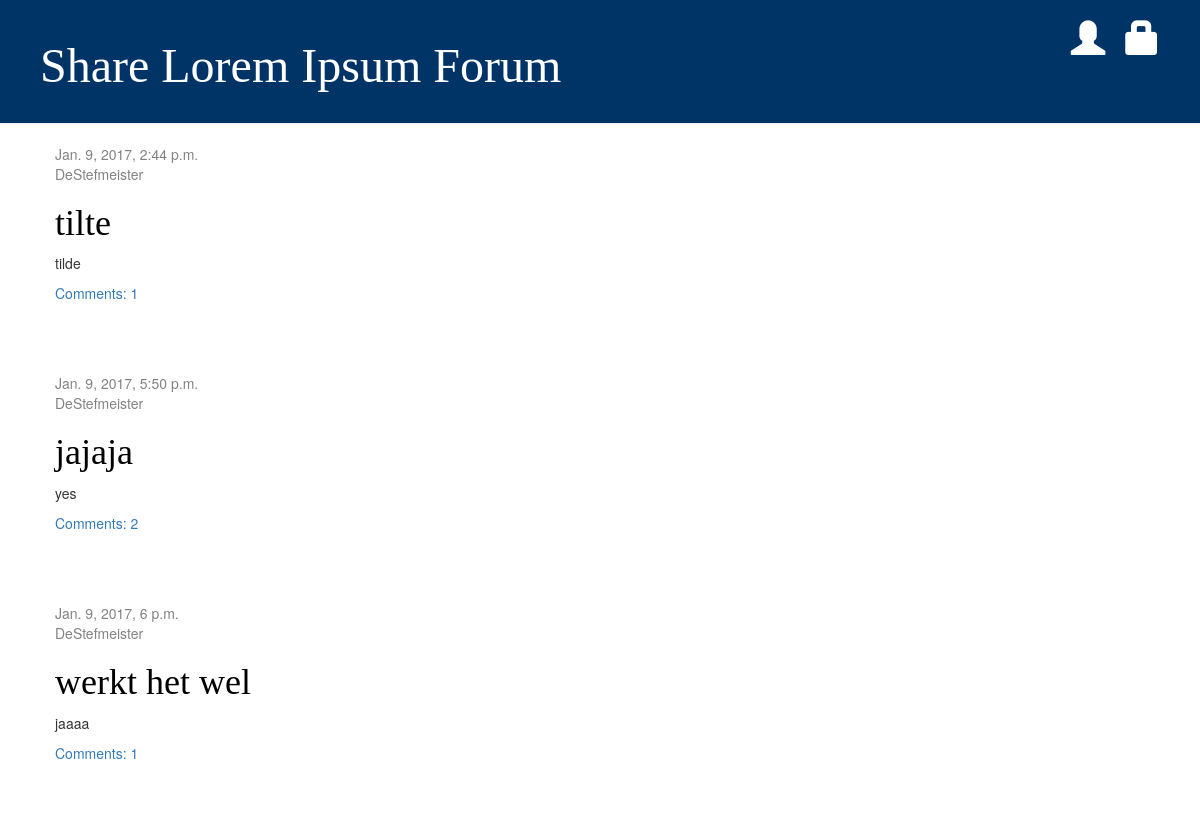
The page / on the database its author committed.
### blog/models.py (models this page shows, shortened)
class Post(models.Model):
    author = models.ForeignKey('auth.User')
    title = models.CharField(max_length=200)
    text = models.TextField()
    created_date = models.DateTimeField(
            default=timezone.now)
    published_date = models.DateTimeField(
            blank=True, null=True)
    def approved_comments(self):
        return self.comments.filter(approved_comment=True)

### blog/views.py (the view)
# urls.py: url(r'^$', views.post_list, name='post_list'),
def post_list(request):
    posts = Post.objects.filter(published_date__lte=timezone.now()).order_by('published_date')
    return render(request, 'blog/post_list.html', {'posts': posts})

### blog/templates/blog/post_list.html
{% extends 'blog/base.html' %}
{% block content %}
    {% for post in posts %}
        <div class="post">
            <div class="date">
                {{ post.published_date }}
            </div>
            <div class="date">
                {{ post.author }}
            </div>
            <h1><a href="{% url 'post_detail' pk=post.pk %}">{{ post.title }}</a></h1>
            <p>{{ post.text|linebreaksbr }}</p>
            <a href="{% url 'post_detail' pk=post.pk %}">Comments: {{ post.approved_comments.count }}</a>
        </div>
    {% endfor %}
{% endblock content %}

### blog/static/css/blog.css (style rules this page uses)
h1, h2, h3, h4 { font-family: 'Merriweather', cursive; }
.date { color: #828282; }
.post { margin-bottom: 70px; }
.post h1 a, .post h1 a:visited { color: #000000; }

### rows shown on the page
Post: published_date "Jan. 9, 2017, 2:44 p.m.", author "DeStefmeister", title "tilte", text "tilde", approved_comments.count "1"
Post: published_date "Jan. 9, 2017, 5:50 p.m.", author "DeStefmeister", title "jajaja", text "yes", approved_comments.count "2"
Post: published_date "Jan. 9, 2017, 6 p.m.", author "DeStefmeister", title "werkt het wel", text "jaaaa", approved_comments.count "1"
